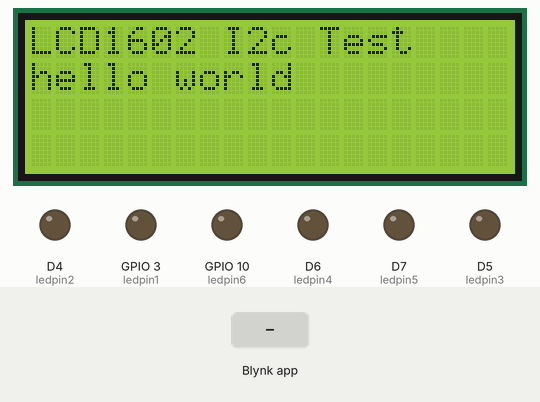
A sketch run on a simulated ESP8266 (Wemos D1 mini). Shown: 20×4 character LCD, output pins drawn as LEDs (lit = HIGH). The inputs (shaded band) are chosen by the test bench.

Above: at 3.1 s.
3.2 s: Blynk app writes 1 to V0
At 3.5 s:
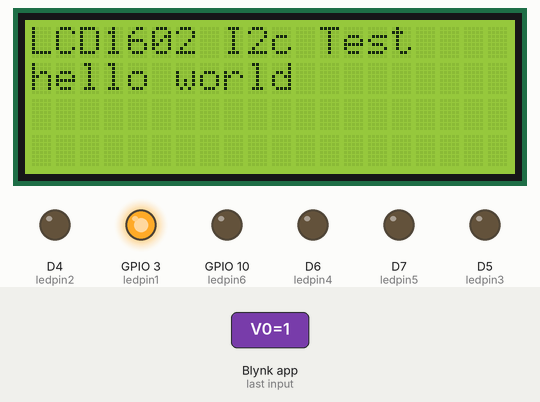
4.7 s: Blynk app writes 1 to V1
At 5.9 s:
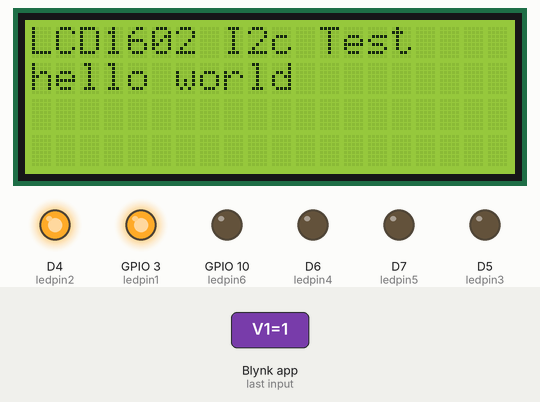
6.2 s: Blynk app writes 0 to V0
At 7.0 s:
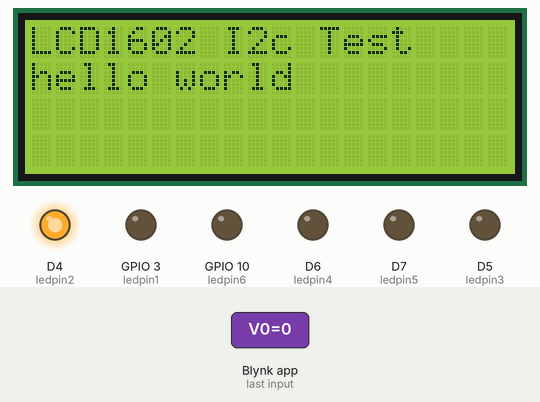
7.7 s: Blynk app writes 1 to V2
At 8.2 s:
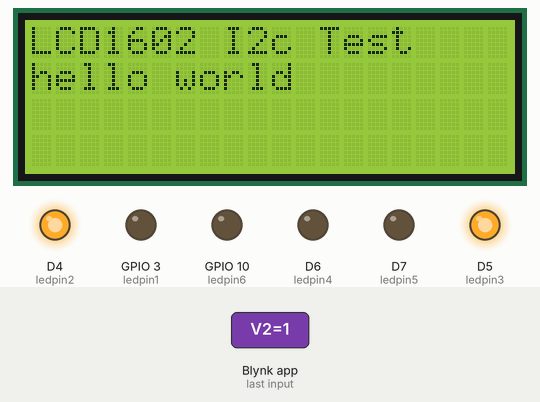
9.2 s: Blynk app writes 200 to V0
At 10.4 s:
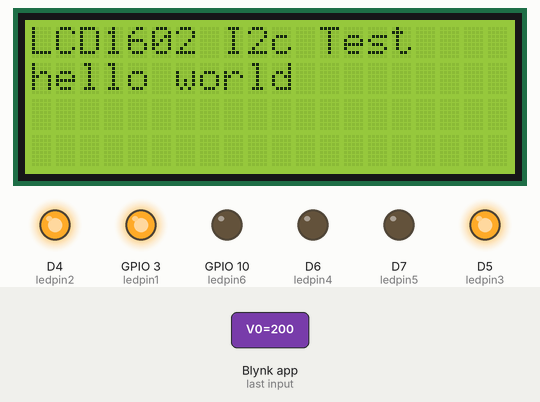
10.7 s: Blynk app writes 0 to V1
At 11.7 s:
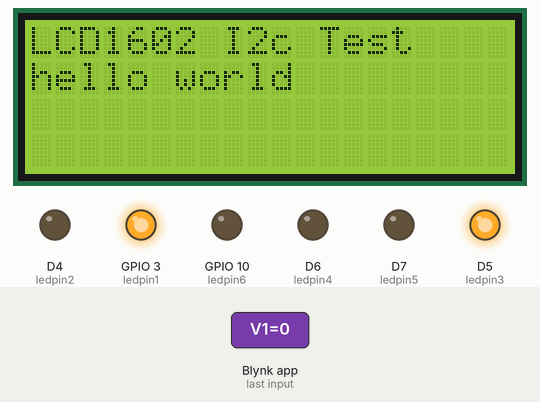
Timing chart, 0 to 13.2 s (numbered marks = the images above; inputs shaded):
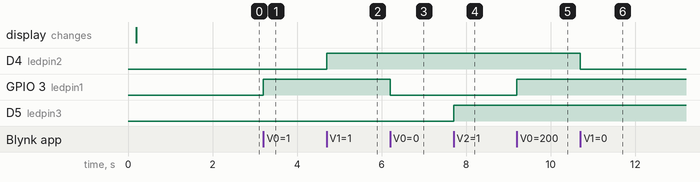

The sketch:

8266_lcd_mobile.ino
```cpp
#define BLYNK_TEMPLATE_ID "TMPLfxNcuz5h"
#define BLYNK_DEVICE_NAME "666led"
#define BLYNK_FIRMWARE_VERSION        "0.1.0"
#define BLYNK_PRINT Serial
#define APP_DEBUG
#include "BlynkEdgent.h"
#include <Wire.h>
#include <LiquidCrystal_I2C.h>
LiquidCrystal_I2C lcd(0x27,20,4);
int ledpin1 = D9;
int ledpin2 = D4;
int ledpin3 = D5;
int ledpin4 = D6;
int ledpin5 = D7;
int ledpin6 = 10;
BLYNK_WRITE(V0) {
  int pinvalue = param.asInt();
  digitalWrite(ledpin1,pinvalue);
}
BLYNK_WRITE(V1) {
  int pinvalue = param.asInt();
  digitalWrite(ledpin2,pinvalue);
}
BLYNK_WRITE(V2) {
  int pinvalue = param.asInt();
  digitalWrite(ledpin3,pinvalue);
}
BLYNK_WRITE(V3) {
  int pinvalue = param.asInt();
  digitalWrite(ledpin4,pinvalue);
}
BLYNK_WRITE(V4) {
  int pinvalue = param.asInt();
  digitalWrite(ledpin5,pinvalue);
}
BLYNK_WRITE(V5) {
  int pinvalue = param.asInt();
  digitalWrite(ledpin6,pinvalue);
}
void setup()
{
  Serial.begin(115200);
  delay(100);
  lcd.init();
  lcd.backlight();
  lcd.setCursor(0, 0);
  lcd.print("LCD1602 I2c Test");
  lcd.setCursor(0, 1);
  lcd.print("hello world");
  pinMode(ledpin1, OUTPUT);
  pinMode(ledpin2, OUTPUT);
  pinMode(ledpin3, OUTPUT);
  pinMode(ledpin4, OUTPUT);
  pinMode(ledpin5, OUTPUT);
  pinMode(ledpin6, OUTPUT);
  BlynkEdgent.begin();
  }

void loop() {
  BlynkEdgent.run();
}
```

Measured:
- after the input at 3.2 s, GPIO 3 (ledpin1): LOW → HIGH at once
- after the input at 4.7 s, D4 (ledpin2): LOW → HIGH at once
- after the input at 6.2 s, GPIO 3 (ledpin1): HIGH → LOW at once
- after the input at 7.7 s, D5 (ledpin3): LOW → HIGH at once
- after the input at 9.2 s, GPIO 3 (ledpin1): LOW → HIGH at once
- after the input at 10.7 s, D4 (ledpin2): HIGH → LOW at once
